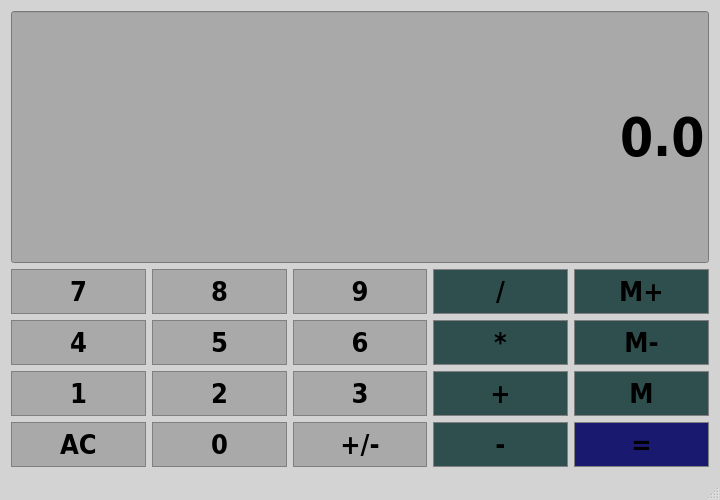
<?xml version="1.0" encoding="UTF-8"?>
<ui version="4.0">
 <class>Calculator</class>
 <widget class="QMainWindow" name="Calculator">
  <property name="geometry">
   <rect>
    <x>0</x>
    <y>0</y>
    <width>720</width>
    <height>500</height>
   </rect>
  </property>
  <property name="minimumSize">
   <size>
    <width>720</width>
    <height>500</height>
   </size>
  </property>
  <property name="windowTitle">
   <string>Calculator</string>
  </property>
  <property name="autoFillBackground">
   <bool>false</bool>
  </property>
  <property name="styleSheet">
   <string notr="true">QMainWindow {
	background-color: #D3D3D3
}</string>
  </property>
  <widget class="QWidget" name="centralWidget">
   <layout class="QGridLayout" name="gridLayout">
    <item row="1" column="3">
     <widget class="QPushButton" name="ButtonDivide">
      <property name="sizePolicy">
       <sizepolicy hsizetype="Preferred" vsizetype="Preferred">
        <horstretch>0</horstretch>
        <verstretch>0</verstretch>
       </sizepolicy>
      </property>
      <property name="font">
       <font>
        <family>DejaVu Sans Condensed</family>
        <pointsize>20</pointsize>
        <weight>75</weight>
        <italic>false</italic>
        <bold>true</bold>
       </font>
      </property>
      <property name="styleSheet">
       <string notr="true">QPushButton {
	background-color: #2F4F4F;
	border: 1px solid gray;
	padding: 5px;
	color: black
}

QPushButton:pressed {
	background-color: #808080;
	border: 1px solid gray;
	padding: 5px;
	color: black
}</string>
      </property>
      <property name="text">
       <string>/</string>
      </property>
      <property name="autoDefault">
       <bool>false</bool>
      </property>
      <property name="default">
       <bool>false</bool>
      </property>
     </widget>
    </item>
    <item row="1" column="0">
     <widget class="QPushButton" name="Button7">
      <property name="sizePolicy">
       <sizepolicy hsizetype="Preferred" vsizetype="Preferred">
        <horstretch>0</horstretch>
        <verstretch>0</verstretch>
       </sizepolicy>
      </property>
      <property name="baseSize">
       <size>
        <width>0</width>
        <height>0</height>
       </size>
      </property>
      <property name="font">
       <font>
        <family>DejaVu Sans Condensed</family>
        <pointsize>20</pointsize>
        <weight>75</weight>
        <italic>false</italic>
        <bold>true</bold>
       </font>
      </property>
      <property name="styleSheet">
       <string notr="true">QPushButton {
	background-color: #A9A9A9;
	border: 1px solid gray;
	padding: 5px;
	color: black
}

QPushButton:pressed {
	background-color: #808080;
	border: 1px solid gray;
	padding: 5px;
	color: black
}</string>
      </property>
      <property name="text">
       <string>7</string>
      </property>
      <property name="autoDefault">
       <bool>false</bool>
      </property>
      <property name="default">
       <bool>false</bool>
      </property>
     </widget>
    </item>
    <item row="1" column="2">
     <widget class="QPushButton" name="Button9">
      <property name="sizePolicy">
       <sizepolicy hsizetype="Preferred" vsizetype="Preferred">
        <horstretch>0</horstretch>
        <verstretch>0</verstretch>
       </sizepolicy>
      </property>
      <property name="font">
       <font>
        <family>DejaVu Sans Condensed</family>
        <pointsize>20</pointsize>
        <weight>75</weight>
        <italic>false</italic>
        <bold>true</bold>
       </font>
      </property>
      <property name="styleSheet">
       <string notr="true">QPushButton {
	background-color: #A9A9A9;
	border: 1px solid gray;
	padding: 5px;
	color: black
}

QPushButton:pressed {
	background-color: #808080;
	border: 1px solid gray;
	padding: 5px;
	color: black
}</string>
      </property>
      <property name="text">
       <string>9</string>
      </property>
      <property name="autoDefault">
       <bool>false</bool>
      </property>
      <property name="default">
       <bool>false</bool>
      </property>
     </widget>
    </item>
    <item row="1" column="1">
     <widget class="QPushButton" name="Button8">
      <property name="sizePolicy">
       <sizepolicy hsizetype="Preferred" vsizetype="Preferred">
        <horstretch>0</horstretch>
        <verstretch>0</verstretch>
       </sizepolicy>
      </property>
      <property name="font">
       <font>
        <family>DejaVu Sans Condensed</family>
        <pointsize>20</pointsize>
        <weight>75</weight>
        <italic>false</italic>
        <bold>true</bold>
       </font>
      </property>
      <property name="styleSheet">
       <string notr="true">QPushButton {
	background-color: #A9A9A9;
	border: 1px solid gray;
	padding: 5px;
	color: black
}

QPushButton:pressed {
	background-color: #808080;
	border: 1px solid gray;
	padding: 5px;
	color: black
}</string>
      </property>
      <property name="text">
       <string>8</string>
      </property>
      <property name="autoDefault">
       <bool>false</bool>
      </property>
      <property name="default">
       <bool>false</bool>
      </property>
     </widget>
    </item>
    <item row="1" column="4">
     <widget class="QPushButton" name="ButtonMemAdd">
      <property name="sizePolicy">
       <sizepolicy hsizetype="Preferred" vsizetype="Preferred">
        <horstretch>0</horstretch>
        <verstretch>0</verstretch>
       </sizepolicy>
      </property>
      <property name="font">
       <font>
        <family>DejaVu Sans Condensed</family>
        <pointsize>20</pointsize>
        <weight>75</weight>
        <italic>false</italic>
        <bold>true</bold>
       </font>
      </property>
      <property name="styleSheet">
       <string notr="true">QPushButton {
	background-color: #2F4F4F;
	border: 1px solid gray;
	padding: 5px;
	color: black
}

QPushButton:pressed {
	background-color: #808080;
	border: 1px solid gray;
	padding: 5px;
	color: black
}</string>
      </property>
      <property name="text">
       <string>M+</string>
      </property>
      <property name="autoDefault">
       <bool>false</bool>
      </property>
      <property name="default">
       <bool>false</bool>
      </property>
     </widget>
    </item>
    <item row="3" column="0">
     <widget class="QPushButton" name="Button4">
      <property name="sizePolicy">
       <sizepolicy hsizetype="Preferred" vsizetype="Preferred">
        <horstretch>0</horstretch>
        <verstretch>0</verstretch>
       </sizepolicy>
      </property>
      <property name="font">
       <font>
        <family>DejaVu Sans Condensed</family>
        <pointsize>20</pointsize>
        <weight>75</weight>
        <italic>false</italic>
        <bold>true</bold>
       </font>
      </property>
      <property name="styleSheet">
       <string notr="true">QPushButton {
	background-color: #A9A9A9;
	border: 1px solid gray;
	padding: 5px;
	color: black
}

QPushButton:pressed {
	background-color: #808080;
	border: 1px solid gray;
	padding: 5px;
	color: black
}</string>
      </property>
      <property name="text">
       <string>4</string>
      </property>
      <property name="autoDefault">
       <bool>false</bool>
      </property>
      <property name="default">
       <bool>false</bool>
      </property>
     </widget>
    </item>
    <item row="3" column="1">
     <widget class="QPushButton" name="Button5">
      <property name="sizePolicy">
       <sizepolicy hsizetype="Preferred" vsizetype="Preferred">
        <horstretch>0</horstretch>
        <verstretch>0</verstretch>
       </sizepolicy>
      </property>
      <property name="font">
       <font>
        <family>DejaVu Sans Condensed</family>
        <pointsize>20</pointsize>
        <weight>75</weight>
        <italic>false</italic>
        <bold>true</bold>
       </font>
      </property>
      <property name="styleSheet">
       <string notr="true">QPushButton {
	background-color: #A9A9A9;
	border: 1px solid gray;
	padding: 5px;
	color: black
}

QPushButton:pressed {
	background-color: #808080;
	border: 1px solid gray;
	padding: 5px;
	color: black
}</string>
      </property>
      <property name="text">
       <string>5</string>
      </property>
      <property name="autoDefault">
       <bool>false</bool>
      </property>
      <property name="default">
       <bool>false</bool>
      </property>
     </widget>
    </item>
    <item row="3" column="2">
     <widget class="QPushButton" name="Button6">
      <property name="sizePolicy">
       <sizepolicy hsizetype="Preferred" vsizetype="Preferred">
        <horstretch>0</horstretch>
        <verstretch>0</verstretch>
       </sizepolicy>
      </property>
      <property name="font">
       <font>
        <family>DejaVu Sans Condensed</family>
        <pointsize>20</pointsize>
        <weight>75</weight>
        <italic>false</italic>
        <bold>true</bold>
       </font>
      </property>
      <property name="styleSheet">
       <string notr="true">QPushButton {
	background-color: #A9A9A9;
	border: 1px solid gray;
	padding: 5px;
	color: black
}

QPushButton:pressed {
	background-color: #808080;
	border: 1px solid gray;
	padding: 5px;
	color: black
}</string>
      </property>
      <property name="text">
       <string>6</string>
      </property>
      <property name="autoDefault">
       <bool>false</bool>
      </property>
      <property name="default">
       <bool>false</bool>
      </property>
     </widget>
    </item>
    <item row="3" column="3">
     <widget class="QPushButton" name="ButtonMultiply">
      <property name="sizePolicy">
       <sizepolicy hsizetype="Preferred" vsizetype="Preferred">
        <horstretch>0</horstretch>
        <verstretch>0</verstretch>
       </sizepolicy>
      </property>
      <property name="font">
       <font>
        <family>DejaVu Sans Condensed</family>
        <pointsize>20</pointsize>
        <weight>75</weight>
        <italic>false</italic>
        <bold>true</bold>
       </font>
      </property>
      <property name="styleSheet">
       <string notr="true">QPushButton {
	background-color: #2F4F4F;
	border: 1px solid gray;
	padding: 5px;
	color: black
}

QPushButton:pressed {
	background-color: #808080;
	border: 1px solid gray;
	padding: 5px;
	color: black
}</string>
      </property>
      <property name="text">
       <string>*</string>
      </property>
      <property name="autoDefault">
       <bool>false</bool>
      </property>
      <property name="default">
       <bool>false</bool>
      </property>
     </widget>
    </item>
    <item row="3" column="4">
     <widget class="QPushButton" name="ButtonMemClear">
      <property name="sizePolicy">
       <sizepolicy hsizetype="Preferred" vsizetype="Preferred">
        <horstretch>0</horstretch>
        <verstretch>0</verstretch>
       </sizepolicy>
      </property>
      <property name="font">
       <font>
        <family>DejaVu Sans Condensed</family>
        <pointsize>20</pointsize>
        <weight>75</weight>
        <italic>false</italic>
        <bold>true</bold>
       </font>
      </property>
      <property name="styleSheet">
       <string notr="true">QPushButton {
	background-color: #2F4F4F;
	border: 1px solid gray;
	padding: 5px;
	color: black
}

QPushButton:pressed {
	background-color: #808080;
	border: 1px solid gray;
	padding: 5px;
	color: black
}</string>
      </property>
      <property name="text">
       <string>M-</string>
      </property>
      <property name="autoDefault">
       <bool>false</bool>
      </property>
      <property name="default">
       <bool>false</bool>
      </property>
     </widget>
    </item>
    <item row="4" column="0">
     <widget class="QPushButton" name="Button1">
      <property name="sizePolicy">
       <sizepolicy hsizetype="Preferred" vsizetype="Preferred">
        <horstretch>0</horstretch>
        <verstretch>0</verstretch>
       </sizepolicy>
      </property>
      <property name="font">
       <font>
        <family>DejaVu Sans Condensed</family>
        <pointsize>20</pointsize>
        <weight>75</weight>
        <italic>false</italic>
        <bold>true</bold>
       </font>
      </property>
      <property name="styleSheet">
       <string notr="true">QPushButton {
	background-color: #A9A9A9;
	border: 1px solid gray;
	padding: 5px;
	color: black
}

QPushButton:pressed {
	background-color: #808080;
	border: 1px solid gray;
	padding: 5px;
	color: black
}</string>
      </property>
      <property name="text">
       <string>1</string>
      </property>
      <property name="autoDefault">
       <bool>false</bool>
      </property>
      <property name="default">
       <bool>false</bool>
      </property>
     </widget>
    </item>
    <item row="4" column="1">
     <widget class="QPushButton" name="Button2">
      <property name="sizePolicy">
       <sizepolicy hsizetype="Preferred" vsizetype="Preferred">
        <horstretch>0</horstretch>
        <verstretch>0</verstretch>
       </sizepolicy>
      </property>
      <property name="font">
       <font>
        <family>DejaVu Sans Condensed</family>
        <pointsize>20</pointsize>
        <weight>75</weight>
        <italic>false</italic>
        <bold>true</bold>
       </font>
      </property>
      <property name="styleSheet">
       <string notr="true">QPushButton {
	background-color: #A9A9A9;
	border: 1px solid gray;
	padding: 5px;
	color: black
}

QPushButton:pressed {
	background-color: #808080;
	border: 1px solid gray;
	padding: 5px;
	color: black
}</string>
      </property>
      <property name="text">
       <string>2</string>
      </property>
      <property name="autoDefault">
       <bool>false</bool>
      </property>
      <property name="default">
       <bool>false</bool>
      </property>
     </widget>
    </item>
    <item row="4" column="2">
     <widget class="QPushButton" name="Button3">
      <property name="sizePolicy">
       <sizepolicy hsizetype="Preferred" vsizetype="Preferred">
        <horstretch>0</horstretch>
        <verstretch>0</verstretch>
       </sizepolicy>
      </property>
      <property name="font">
       <font>
        <family>DejaVu Sans Condensed</family>
        <pointsize>20</pointsize>
        <weight>75</weight>
        <italic>false</italic>
        <bold>true</bold>
       </font>
      </property>
      <property name="styleSheet">
       <string notr="true">QPushButton {
	background-color: #A9A9A9;
	border: 1px solid gray;
	padding: 5px;
	color: black
}

QPushButton:pressed {
	background-color: #808080;
	border: 1px solid gray;
	padding: 5px;
	color: black
}</string>
      </property>
      <property name="text">
       <string>3</string>
      </property>
      <property name="autoDefault">
       <bool>false</bool>
      </property>
      <property name="default">
       <bool>false</bool>
      </property>
     </widget>
    </item>
    <item row="4" column="3">
     <widget class="QPushButton" name="ButtonAdd">
      <property name="sizePolicy">
       <sizepolicy hsizetype="Preferred" vsizetype="Preferred">
        <horstretch>0</horstretch>
        <verstretch>0</verstretch>
       </sizepolicy>
      </property>
      <property name="font">
       <font>
        <family>DejaVu Sans Condensed</family>
        <pointsize>20</pointsize>
        <weight>75</weight>
        <italic>false</italic>
        <bold>true</bold>
       </font>
      </property>
      <property name="styleSheet">
       <string notr="true">QPushButton {
	background-color: #2F4F4F;
	border: 1px solid gray;
	padding: 5px;
	color: black
}

QPushButton:pressed {
	background-color: #808080;
	border: 1px solid gray;
	padding: 5px;
	color: black
}</string>
      </property>
      <property name="text">
       <string>+</string>
      </property>
      <property name="autoDefault">
       <bool>false</bool>
      </property>
      <property name="default">
       <bool>false</bool>
      </property>
     </widget>
    </item>
    <item row="4" column="4">
     <widget class="QPushButton" name="ButtonMemGet">
      <property name="sizePolicy">
       <sizepolicy hsizetype="Preferred" vsizetype="Preferred">
        <horstretch>0</horstretch>
        <verstretch>0</verstretch>
       </sizepolicy>
      </property>
      <property name="font">
       <font>
        <family>DejaVu Sans Condensed</family>
        <pointsize>20</pointsize>
        <weight>75</weight>
        <italic>false</italic>
        <bold>true</bold>
       </font>
      </property>
      <property name="styleSheet">
       <string notr="true">QPushButton {
	background-color: #2F4F4F;
	border: 1px solid gray;
	padding: 5px;
	color: black
}

QPushButton:pressed {
	background-color: #808080;
	border: 1px solid gray;
	padding: 5px;
	color: black
}</string>
      </property>
      <property name="text">
       <string>M</string>
      </property>
      <property name="autoDefault">
       <bool>false</bool>
      </property>
      <property name="default">
       <bool>false</bool>
      </property>
     </widget>
    </item>
    <item row="0" column="0" colspan="5">
     <widget class="QLineEdit" name="Display">
      <property name="enabled">
       <bool>true</bool>
      </property>
      <property name="sizePolicy">
       <sizepolicy hsizetype="Preferred" vsizetype="Expanding">
        <horstretch>0</horstretch>
        <verstretch>0</verstretch>
       </sizepolicy>
      </property>
      <property name="font">
       <font>
        <family>DejaVu Sans Condensed</family>
        <pointsize>40</pointsize>
        <weight>75</weight>
        <italic>false</italic>
        <bold>true</bold>
        <stylestrategy>PreferDefault</stylestrategy>
        <kerning>true</kerning>
       </font>
      </property>
      <property name="mouseTracking">
       <bool>false</bool>
      </property>
      <property name="autoFillBackground">
       <bool>false</bool>
      </property>
      <property name="styleSheet">
       <string notr="true">QLineEdit {
background-color: #A9A9A9;
color: black;
}</string>
      </property>
      <property name="text">
       <string>0.0</string>
      </property>
      <property name="alignment">
       <set>Qt::AlignRight|Qt::AlignTrailing|Qt::AlignVCenter</set>
      </property>
      <property name="readOnly">
       <bool>true</bool>
      </property>
     </widget>
    </item>
    <item row="5" column="0">
     <widget class="QPushButton" name="ButtonClear">
      <property name="sizePolicy">
       <sizepolicy hsizetype="Preferred" vsizetype="Preferred">
        <horstretch>0</horstretch>
        <verstretch>0</verstretch>
       </sizepolicy>
      </property>
      <property name="font">
       <font>
        <family>DejaVu Sans Condensed</family>
        <pointsize>20</pointsize>
        <weight>75</weight>
        <italic>false</italic>
        <bold>true</bold>
       </font>
      </property>
      <property name="styleSheet">
       <string notr="true">QPushButton {
	background-color: #A9A9A9;
	border: 1px solid gray;
	padding: 5px;
	color: black
}

QPushButton:pressed {
	background-color: #808080;
	border: 1px solid gray;
	padding: 5px;
	color: black
}</string>
      </property>
      <property name="text">
       <string>AC</string>
      </property>
      <property name="autoDefault">
       <bool>false</bool>
      </property>
      <property name="default">
       <bool>false</bool>
      </property>
     </widget>
    </item>
    <item row="5" column="1">
     <widget class="QPushButton" name="Button0">
      <property name="sizePolicy">
       <sizepolicy hsizetype="Preferred" vsizetype="Preferred">
        <horstretch>0</horstretch>
        <verstretch>0</verstretch>
       </sizepolicy>
      </property>
      <property name="font">
       <font>
        <family>DejaVu Sans Condensed</family>
        <pointsize>20</pointsize>
        <weight>75</weight>
        <italic>false</italic>
        <bold>true</bold>
       </font>
      </property>
      <property name="styleSheet">
       <string notr="true">QPushButton {
	background-color: #A9A9A9;
	border: 1px solid gray;
	padding: 5px;
	color: black
}

QPushButton:pressed {
	background-color: #808080;
	border: 1px solid gray;
	padding: 5px;
	color: black
}</string>
      </property>
      <property name="text">
       <string>0</string>
      </property>
      <property name="autoDefault">
       <bool>false</bool>
      </property>
      <property name="default">
       <bool>false</bool>
      </property>
     </widget>
    </item>
    <item row="5" column="2">
     <widget class="QPushButton" name="ButtonChangeSign">
      <property name="sizePolicy">
       <sizepolicy hsizetype="Preferred" vsizetype="Preferred">
        <horstretch>0</horstretch>
        <verstretch>0</verstretch>
       </sizepolicy>
      </property>
      <property name="font">
       <font>
        <family>DejaVu Sans Condensed</family>
        <pointsize>20</pointsize>
        <weight>75</weight>
        <italic>false</italic>
        <bold>true</bold>
       </font>
      </property>
      <property name="styleSheet">
       <string notr="true">QPushButton {
	background-color: #A9A9A9;
	border: 1px solid gray;
	padding: 5px;
	color: black
}

QPushButton:pressed {
	background-color: #808080;
	border: 1px solid gray;
	padding: 5px;
	color: black
}</string>
      </property>
      <property name="text">
       <string>+/-</string>
      </property>
      <property name="autoDefault">
       <bool>false</bool>
      </property>
      <property name="default">
       <bool>false</bool>
      </property>
     </widget>
    </item>
    <item row="5" column="3">
     <widget class="QPushButton" name="ButtonMinus">
      <property name="sizePolicy">
       <sizepolicy hsizetype="Preferred" vsizetype="Preferred">
        <horstretch>0</horstretch>
        <verstretch>0</verstretch>
       </sizepolicy>
      </property>
      <property name="font">
       <font>
        <family>DejaVu Sans Condensed</family>
        <pointsize>20</pointsize>
        <weight>75</weight>
        <italic>false</italic>
        <bold>true</bold>
       </font>
      </property>
      <property name="styleSheet">
       <string notr="true">QPushButton {
	background-color: #2F4F4F;
	border: 1px solid gray;
	padding: 5px;
	color: black
}

QPushButton:pressed {
	background-color: #808080;
	border: 1px solid gray;
	padding: 5px;
	color: black
}</string>
      </property>
      <property name="text">
       <string>-</string>
      </property>
      <property name="autoDefault">
       <bool>false</bool>
      </property>
      <property name="default">
       <bool>false</bool>
      </property>
     </widget>
    </item>
    <item row="5" column="4">
     <widget class="QPushButton" name="ButtonEqual">
      <property name="sizePolicy">
       <sizepolicy hsizetype="Preferred" vsizetype="Preferred">
        <horstretch>0</horstretch>
        <verstretch>0</verstretch>
       </sizepolicy>
      </property>
      <property name="font">
       <font>
        <family>DejaVu Sans Condensed</family>
        <pointsize>20</pointsize>
        <weight>75</weight>
        <italic>false</italic>
        <bold>true</bold>
       </font>
      </property>
      <property name="styleSheet">
       <string notr="true">QPushButton {
	background-color: #191970;
	border: 1px solid gray;
	padding: 5px;
	color: black
}

QPushButton:pressed {
	background-color: #808080;
	border: 1px solid gray;
	padding: 5px;
	color: black
}</string>
      </property>
      <property name="text">
       <string>=</string>
      </property>
      <property name="autoDefault">
       <bool>false</bool>
      </property>
      <property name="default">
       <bool>false</bool>
      </property>
     </widget>
    </item>
   </layout>
  </widget>
  <widget class="QMenuBar" name="menuBar">
   <property name="geometry">
    <rect>
     <x>0</x>
     <y>0</y>
     <width>720</width>
     <height>27</height>
    </rect>
   </property>
  </widget>
  <widget class="QStatusBar" name="statusBar"/>
 </widget>
 <layoutdefault spacing="6" margin="11"/>
 <resources/>
 <connections/>
</ui>
